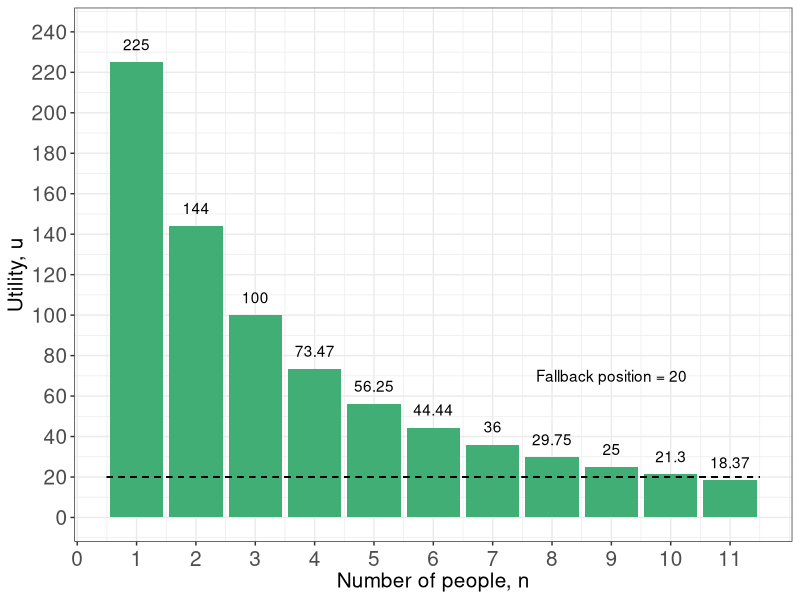
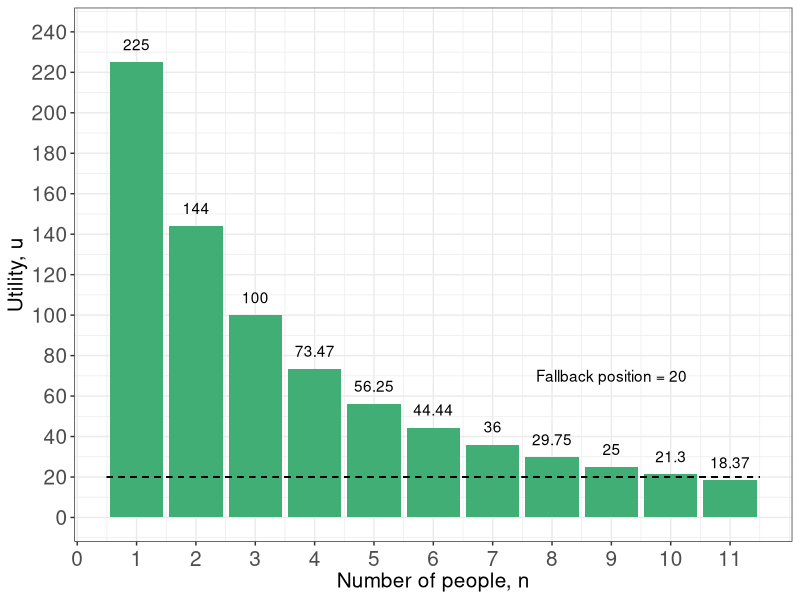

Write the R code that produced these figures, in order.
library(tidyverse)
par(mar =  c(12, 12, 4, 4))
x <- c(11:1)
utility <- c(18.37,21.30,25.00, 29.75, 36.00, 44.44,56.25, 73.47, 100.00, 144.00,225.00)
df <- tibble(x,utility)


plot1 <- df %>% 
  ggplot(aes(x = x, y = utility)) +
  geom_bar(stat = "identity", position = position_dodge(), fill = "#41AE76" ) + 
  geom_text(aes(x=x,y=utility,label=utility), vjust = -1) + 
  geom_segment(aes(x=0.5, xend=11.5, y=20, yend=20), linetype=2) + 
  #geom_text(aes(x = point, y = Utility, label = Utility)) +
  #scale_x_discrete(labels = xaxislabs) + 
  scale_x_continuous(breaks = seq(0,11,1)) +
  scale_y_continuous(breaks = seq(0,240,20),
                     labels = seq(0,240,20),
                     limits = c(0,240)) +
  scale_fill_manual(values=c("#386cb0")) + theme_bw() + ylab("Utility, u") + xlab("Number of people, n") + 
  annotate("text", x = 9, y = 70, label = "Fallback position = 20") + 
  theme(
        axis.title = element_text(size = 15),
        axis.title.y = element_text(size = 15),
        axis.text.y = element_text(size = 15),
        #legend.title = element_text(size = 16),
        legend.text = element_text(size = 18),
        legend.title = element_text(size = 18),
        axis.text.x  = element_text(vjust = 0.5, size = 15))
plot1 



ggsave("coordination_failures/bargraph.pdf", plot1, width = 11, height = 7)

# scale_fill_discrete(name = "", 
#                     breaks = c("ua", "ub", "totalu"), 
#                     labels = c(expression(paste("A's Utility, ", u^A)), expression(paste("B's Utility, ",u^B), "Total Utility"))
# ) +
#   scale_color_discrete(name = "", 
#                        breaks = c("ua", "ub", "totalu"), 
#                        labels = c(expression(paste("A's Utility, ", u^A)), expression(paste("B's Utility, ",u^B), "Total Utility"))
#   ) +
